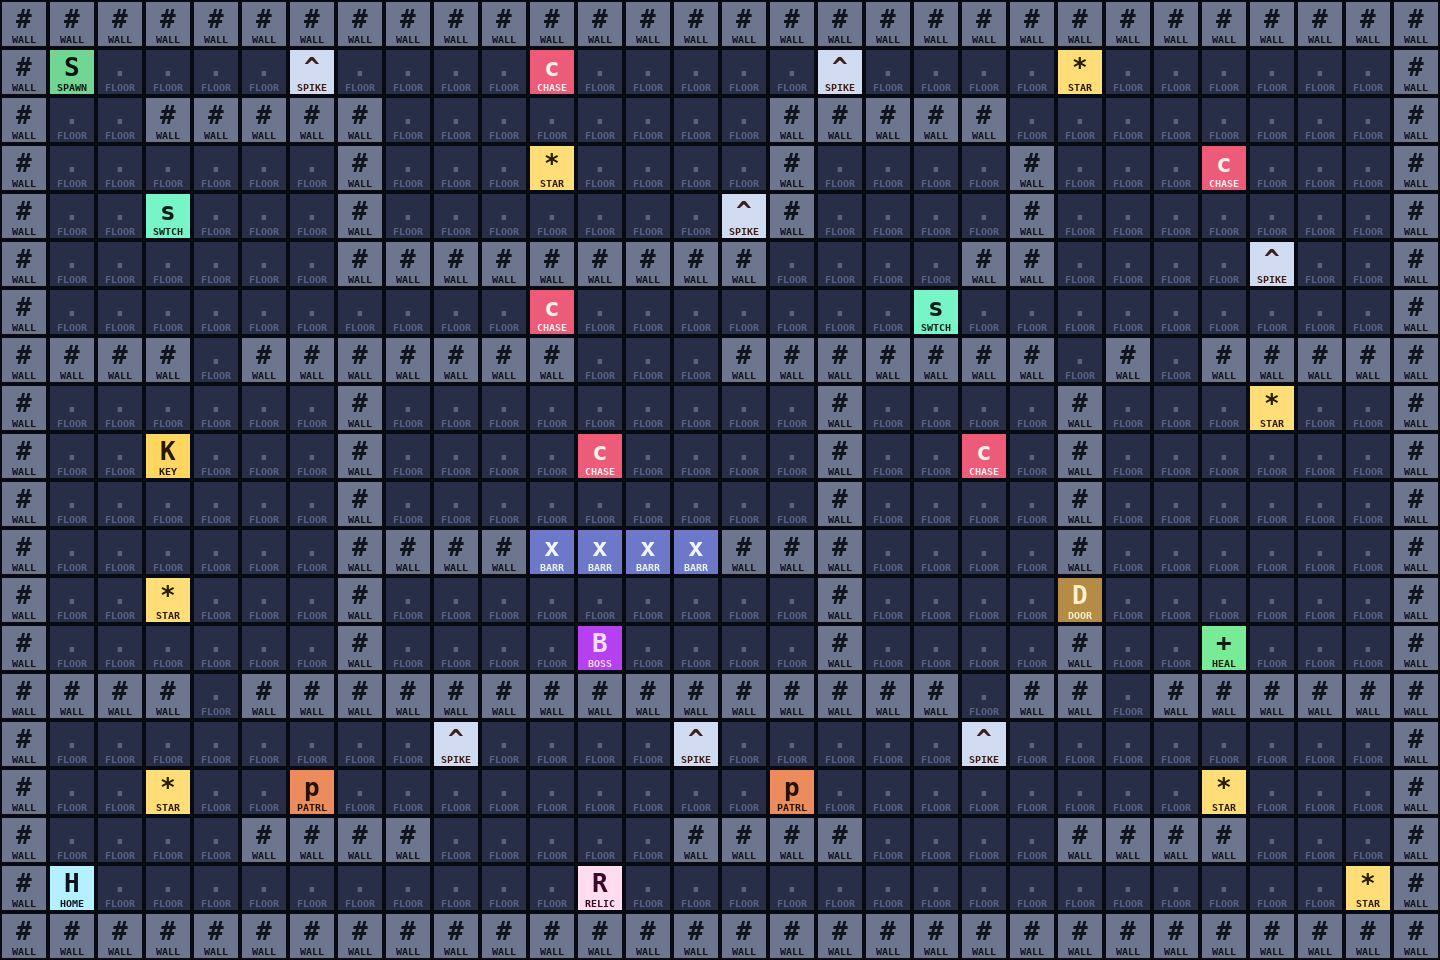

The image is a tile-based game level rendered from a .tmx file. Its description and complete source (layers, tilesets, objects, tile grids) follow:
An orthogonal 30x20 tile map with 48x48 px tiles, 1 tile layer (ground).

<map version="1.10" tiledversion="1.10" orientation="orthogonal" renderorder="right-down" width="30" height="20" tilewidth="48" tileheight="48" infinite="0">
 <tileset firstgid="1" source="tileset.tsx" />
 <layer id="1" name="ground" width="30" height="20">
  <data encoding="csv">
1,1,1,1,1,1,1,1,1,1,1,1,1,1,1,1,1,1,1,1,1,1,1,1,1,1,1,1,1,1,
1,3,2,2,2,2,20,2,2,2,2,12,2,2,2,2,2,20,2,2,2,2,14,2,2,2,2,2,2,1,
1,2,2,1,1,1,1,1,2,2,2,2,2,2,2,2,1,1,1,1,1,2,2,2,2,2,2,2,2,1,
1,2,2,2,2,2,2,1,2,2,2,14,2,2,2,2,1,2,2,2,2,1,2,2,2,12,2,2,2,1,
1,2,2,18,2,2,2,1,2,2,2,2,2,2,2,20,1,2,2,2,2,1,2,2,2,2,2,2,2,1,
1,2,2,2,2,2,2,1,1,1,1,1,1,1,1,1,2,2,2,2,1,1,2,2,2,2,20,2,2,1,
1,2,2,2,2,2,2,2,2,2,2,12,2,2,2,2,2,2,2,18,2,2,2,2,2,2,2,2,2,1,
1,1,1,1,2,1,1,1,1,1,1,1,2,2,2,1,1,1,1,1,1,1,2,1,2,1,1,1,1,1,
1,2,2,2,2,2,2,1,2,2,2,2,2,2,2,2,2,1,2,2,2,2,1,2,2,2,14,2,2,1,
1,2,2,16,2,2,2,1,2,2,2,2,12,2,2,2,2,1,2,2,12,2,1,2,2,2,2,2,2,1,
1,2,2,2,2,2,2,1,2,2,2,2,2,2,2,2,2,1,2,2,2,2,1,2,2,2,2,2,2,1,
1,2,2,2,2,2,2,1,1,1,1,19,19,19,19,1,1,1,2,2,2,2,1,2,2,2,2,2,2,1,
1,2,2,14,2,2,2,1,2,2,2,2,2,2,2,2,2,1,2,2,2,2,17,2,2,2,2,2,2,1,
1,2,2,2,2,2,2,1,2,2,2,2,11,2,2,2,2,1,2,2,2,2,1,2,2,15,2,2,2,1,
1,1,1,1,2,1,1,1,1,1,1,1,1,1,1,1,1,1,1,1,2,1,1,2,1,1,1,1,1,1,
1,2,2,2,2,2,2,2,2,20,2,2,2,2,20,2,2,2,2,2,20,2,2,2,2,2,2,2,2,1,
1,2,2,14,2,2,13,2,2,2,2,2,2,2,2,2,13,2,2,2,2,2,2,2,2,14,2,2,2,1,
1,2,2,2,2,1,1,1,1,2,2,2,2,2,1,1,1,1,2,2,2,2,1,1,1,1,2,2,2,1,
1,7,2,2,2,2,2,2,2,2,2,2,10,2,2,2,2,2,2,2,2,2,2,2,2,2,2,2,14,1,
1,1,1,1,1,1,1,1,1,1,1,1,1,1,1,1,1,1,1,1,1,1,1,1,1,1,1,1,1,1
  </data>
 </layer>
</map>
